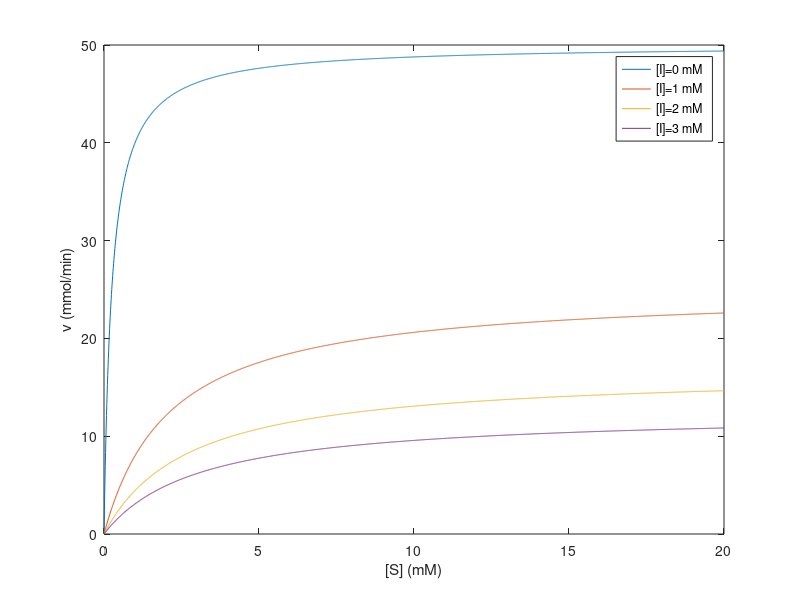

Source code (MATLAB): (Note: this script raises an error after producing the figure.)
clear,clc,close all

%define constants
Vmax= 50; %mmol/min
KD = 0.25; %mM
KI = 1; %mM

%define values for [I] and [S]
I = [0, 1, 2, 3]; %mM
S = (0:0.01:20); %mM

for i=1:4 %for each [I]
    for k=1:length(S) %for each [S]
    v(i,k) = (Vmax*S(k))/(KD+S(k)+(S(k)*I(i)/KI)+(I(i)/(KI*KD)));
    end
end 

figure (1)
plot(S(:),v(1,:),S,v(2,:),S,v(3,:),S,v(4,:))
xlabel('[S] (mM)')
ylabel('v (mmol/min)')
legend('[I]=0 mM','[I]=1 mM','[I]=2 mM','[I]=3 mM')

figExport(12,8,'part1_07112019')